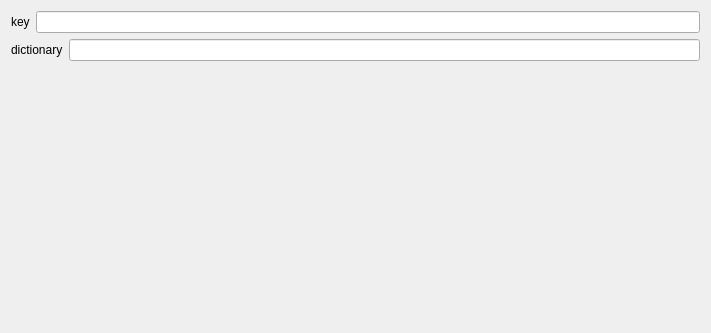
<?xml version="1.0" encoding="UTF-8"?>
<ui version="4.0">
 <class>DictionarySettingsView</class>
 <widget class="QWidget" name="DictionarySettingsView">
  <property name="geometry">
   <rect>
    <x>0</x>
    <y>0</y>
    <width>711</width>
    <height>333</height>
   </rect>
  </property>
  <property name="windowTitle">
   <string>Form</string>
  </property>
  <layout class="QVBoxLayout" name="verticalLayout">
   <item>
    <layout class="QHBoxLayout" name="key_horizontalLayout">
     <item>
      <widget class="QLabel" name="key_label">
       <property name="text">
        <string>key</string>
       </property>
      </widget>
     </item>
     <item>
      <widget class="QLineEdit" name="key_lineedit"/>
     </item>
    </layout>
   </item><item>
    <layout class="QHBoxLayout" name="dictionary_horizontalLayout">
     <item>
      <widget class="QLabel" name="dictionary_label">
       <property name="text">
        <string>dictionary</string>
       </property>
      </widget>
     </item>
     <item>
      <widget class="QLineEdit" name="dictionary_lineedit"/>
     </item>
    </layout>
   </item>
   <item>
    <spacer name="verticalSpacer">
     <property name="orientation">
      <enum>Qt::Vertical</enum>
     </property>
     <property name="sizeHint" stdset="0">
      <size>
       <width>20</width>
       <height>40</height>
      </size>
     </property>
    </spacer>
   </item>
  </layout>
 </widget>
 <resources/>
 <connections/>
 </ui>
